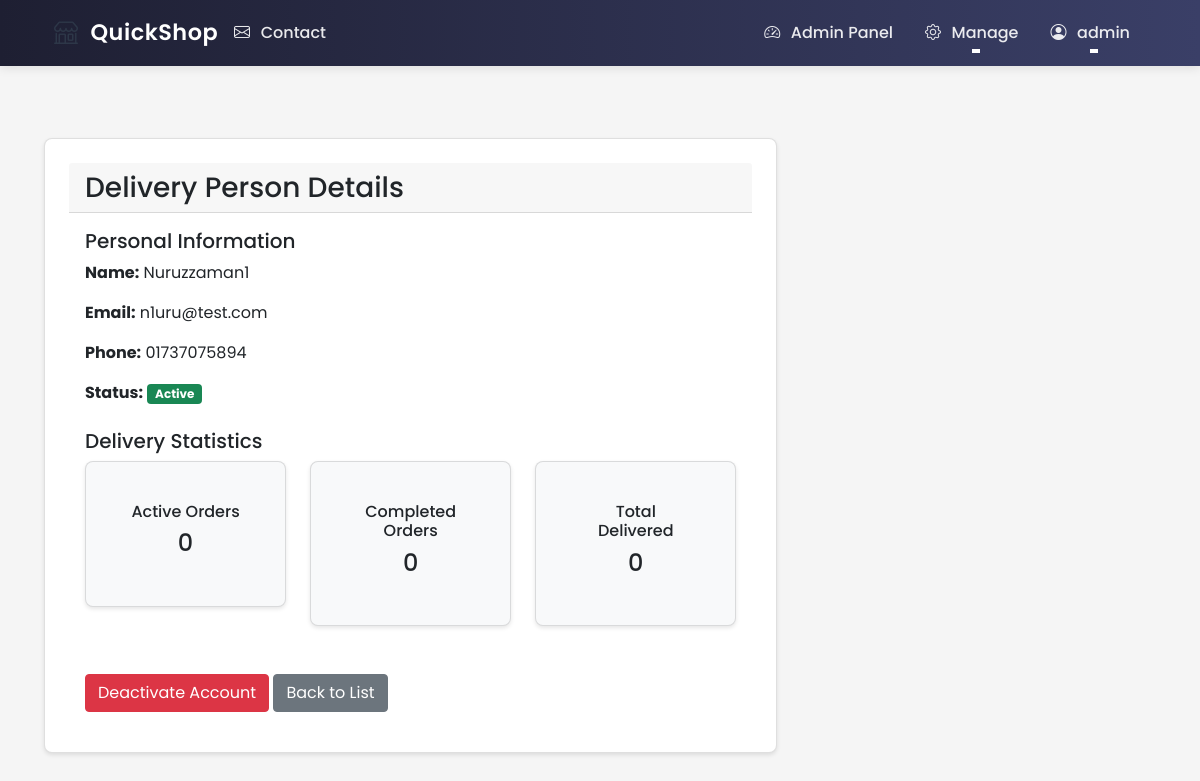
Before: /admin/delivery/4/details (signed in) with the older database file.
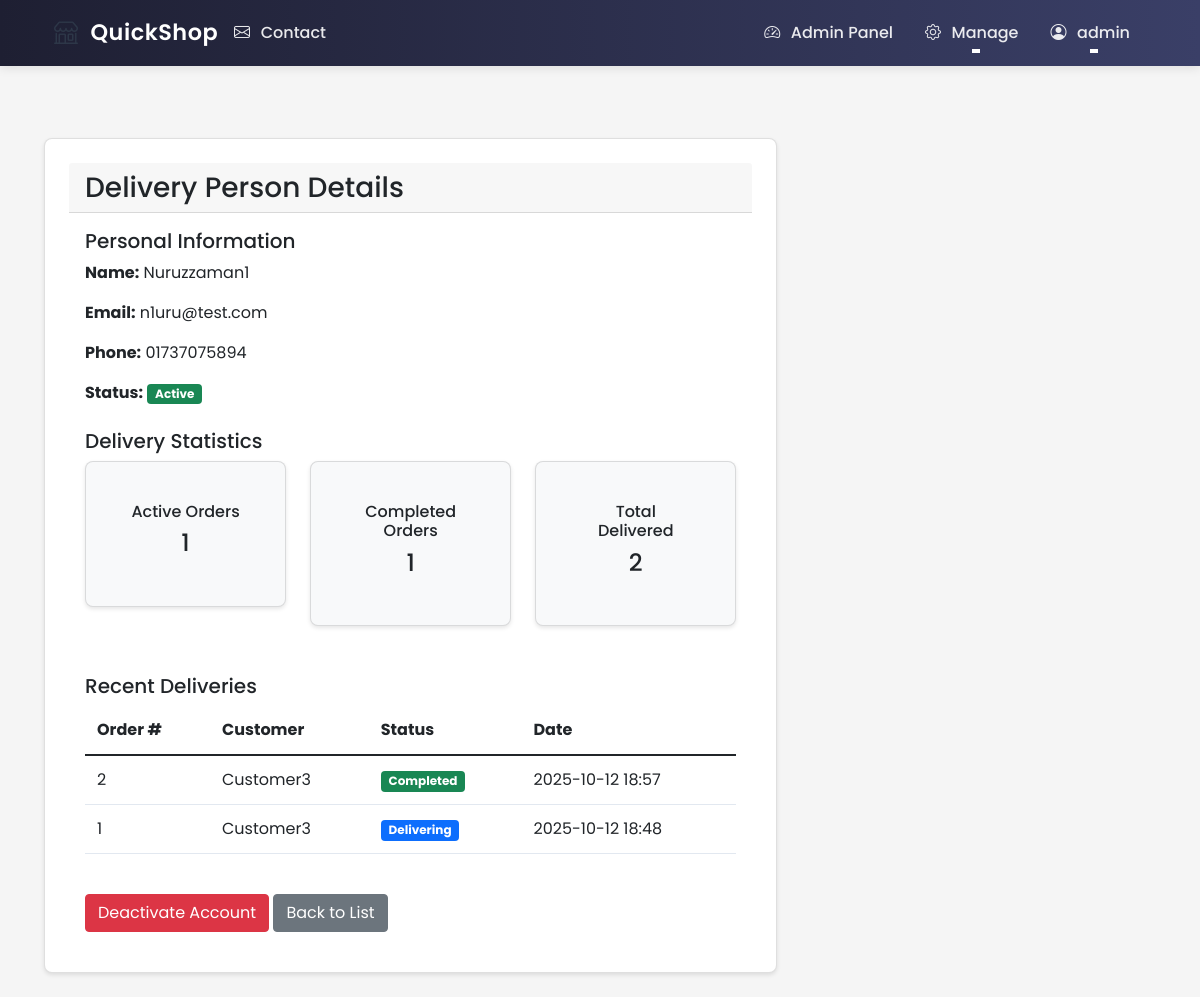
After: the same page with the newer database file.
### ecommerce/models/user.py (models this page shows, shortened)
class User(UserMixin, db.Model):
    id = db.Column(db.Integer, primary_key=True)
    username = db.Column(db.String(80), unique=True, nullable=False)
    email = db.Column(db.String(120), unique=True, nullable=False)
    password_hash = db.Column(db.String(128))
    role = db.Column(db.String(20), nullable=False, default='user')  # user, shop_owner, delivery, admin
    phone = db.Column(db.String(20))  # Added phone number field
    location_lat = db.Column(db.Float)
    location_lng = db.Column(db.Float)
    address = db.Column(db.String(200))
    created_at = db.Column(db.DateTime, default=datetime.utcnow)
    updated_at = db.Column(db.DateTime, default=datetime.utcnow, onupdate=datetime.utcnow)
    is_active = db.Column(db.Boolean, default=True)
    email_notifications = db.Column(db.Boolean, default=True)
    orders = db.relationship('Order', lazy=True, foreign_keys='Order.customer_id')
    shop = db.relationship('Shop', backref='owner', lazy=True, uselist=False)
    deliveries = db.relationship('Order', backref='assigned_delivery_person', lazy=True,
                               foreign_keys='Order.delivery_person_id')
    @property
    def is_admin(self):
        return self.role == 'admin'

### ecommerce/models/order.py (models this page shows, shortened)
class Order(db.Model):
    id = db.Column(db.Integer, primary_key=True)
    customer_id = db.Column(db.Integer, db.ForeignKey('user.id'), nullable=False)
    shop_id = db.Column(db.Integer, db.ForeignKey('shop.id'), nullable=False)
    delivery_person_id = db.Column(db.Integer, db.ForeignKey('user.id'))
    status = db.Column(db.String(20), nullable=False, default='pending')
    confirmed = db.Column(db.Boolean, default=False)  # New column to track confirmation
    total_amount = db.Column(db.Float, nullable=False, default=0.0)
    delivery_fee = db.Column(db.Float, nullable=False, default=5.0)  # Default delivery fee
    delivery_address = db.Column(db.String(200), nullable=True)  # Made nullable
    delivery_lat = db.Column(db.Float, nullable=True)  # Made nullable for consistency
    delivery_lng = db.Column(db.Float, nullable=True)  # Made nullable for consistency
    created_at = db.Column(db.DateTime, default=datetime.utcnow)
    updated_at = db.Column(db.DateTime, default=datetime.utcnow, onupdate=datetime.utcnow)
    estimated_delivery_time = db.Column(db.DateTime)
    special_instructions = db.Column(db.Text)
    payment_method = db.Column(db.String(20), nullable=False, default='cod')  # cod, bkash, nagad, card
    payment_status = db.Column(db.String(20), nullable=False, default='pending')  # pending, paid, failed
    payment_details = db.Column(db.JSON)  # Store payment method specific details
    payment_transaction_id = db.Column(db.String(100))  # For online payments
    items = db.relationship('OrderItem', backref='order', lazy=True, cascade='all, delete-orphan')
    customer = db.relationship('User', foreign_keys=[customer_id])
    delivery_person = db.relationship('User', foreign_keys=[delivery_person_id], backref='delivery_orders')
    shop = db.relationship('Shop', foreign_keys=[shop_id], backref='orders')

### ecommerce/routes/admin.py (the view)
@admin_bp.route('/delivery/<int:user_id>/details')
@login_required
@admin_required
def delivery_details(user_id):
    delivery_person = User.query.filter_by(id=user_id, role='delivery').first_or_404()
    order_status_colors = {
        'pending': 'warning',
        'confirmed': 'info',
        'delivering': 'primary',
        'completed': 'success',
        'cancelled': 'danger'
    }
    return render_template('admin/delivery_details.html',
                         delivery_person=delivery_person,
                         order_status_colors=order_status_colors)

### ecommerce/routes/admin.py (called while the page is built)
def admin_required(f):
    @wraps(f)
    def decorated_function(*args, **kwargs):
        if not current_user.is_authenticated or not current_user.is_admin:
            flash('Access denied. Admin privileges required.', 'error')
            return redirect(url_for('main.index'))
        return f(*args, **kwargs)
    return decorated_function

### ecommerce/templates/admin/delivery_details.html (shortened to what this page needs)
{% extends "base.html" %}
{% block content %}
<div class="container mt-4">
    <div class="row">
        <div class="col-md-8">
            <div class="card">
                <div class="card-header">
                    <h3 class="mb-0">Delivery Person Details</h3>
                </div>
                <div class="card-body">
                    <div class="mb-4">
                        <h5>Personal Information</h5>
                        <p><strong>Name:</strong> {{ delivery_person.username }}</p>
                        <p><strong>Email:</strong> {{ delivery_person.email }}</p>
                        <p><strong>Phone:</strong> {{ delivery_person.phone or 'Not provided' }}</p>
                        <p><strong>Status:</strong>
                            <span class="badge bg-{{ 'success' if delivery_person.is_active else 'danger' }}">
                                {{ 'Active' if delivery_person.is_active else 'Inactive' }}
                            </span>
                        </p>
                    </div>
                    <div class="mb-4">
                        <h5>Delivery Statistics</h5>
                        <div class="row">
                            <div class="col-md-4">
                                <div class="card bg-light">
                                    <div class="card-body text-center">
                                        <h6>Active Orders</h6>
                                        <p class="h4">{{ delivery_person.delivery_orders|selectattr('status', 'in', ['confirmed', 'delivering'])|list|length }}</p>
                                    </div>
                                </div>
                            </div>
                            <div class="col-md-4">
                                <div class="card bg-light">
                                    <div class="card-body text-center">
                                        <h6>Completed Orders</h6>
                                        <p class="h4">{{ delivery_person.delivery_orders|selectattr('status', 'eq', 'completed')|list|length }}</p>
                                    </div>
                                </div>
                            </div>
                            <div class="col-md-4">
                                <div class="card bg-light">
                                    <div class="card-body text-center">
                                        <h6>Total Delivered</h6>
                                        <p class="h4">{{ delivery_person.delivery_orders|length }}</p>
                                    </div>
                                </div>
                            </div>
                        </div>
                    </div>
                    {% if delivery_person.delivery_orders %}
                    <div class="mb-4">
                        <h5>Recent Deliveries</h5>
                        <div class="table-responsive">
                            <table class="table">
                                <thead>
                                    <tr>
                                        <th>Order #</th>
                                        <th>Customer</th>
                                        <th>Status</th>
                                        <th>Date</th>
                                    </tr>
                                </thead>
                                <tbody>
                                    {% set recent_orders = delivery_person.delivery_orders|sort(attribute='created_at', reverse=true) %}
                                    {% for order in recent_orders[:5] %}
                                    <tr>
                                        <td>{{ order.id }}</td>
                                        <td>{{ order.customer.username }}</td>
                                        <td>
                                            <span class="badge bg-{{ order_status_colors[order.status] }}">
                                                {{ order.status|title }}
                                            </span>
                                        </td>
                                        <td>{{ order.created_at.strftime('%Y-%m-%d %H:%M') }}</td>
                                    </tr>
                                    {% endfor %}
                                </tbody>
                            </table>
                        </div>
                    </div>
                    {% endif %}
                    <div class="mt-4">
                        <button type="button" class="btn btn-{{ 'danger' if delivery_person.is_active else 'success' }} toggle-status"
                                data-user-id="{{ delivery_person.id }}">
                            {{ 'Deactivate' if delivery_person.is_active else 'Activate' }} Account
                        </button>
                        <a href="{{ url_for('admin.manage_delivery') }}" class="btn btn-secondary">Back to List</a>
                    </div>
                </div>
            </div>
        </div>
    </div>
</div>
{% endblock %}

### ecommerce/templates/base.html (shortened to what this page needs)
<!DOCTYPE html>
<html lang="en">
<head>
    <link href="https://cdn.jsdelivr.net/npm/bootstrap@5.1.3/dist/css/bootstrap.min.css" rel="stylesheet">
    <link rel="stylesheet" href="https://cdn.jsdelivr.net/npm/bootstrap-icons@1.7.2/font/bootstrap-icons.css">
    <link rel="stylesheet" href="{{ url_for('static', filename='css/style.css') }}">
</head>
<body class="d-flex flex-column min-vh-100">
    <nav class="navbar navbar-expand-lg navbar-light">
        <div class="container">
            <a class="logo" href="{{ url_for('main.index') }}">
                <span class="logo-icon">
                    <i class="bi bi-shop"></i>
                </span>
                <span class="logo">QuickShop</span>
            </a>
            <div class="collapse navbar-collapse" id="navbarNav">
                <ul class="navbar-nav me-auto">
                    <li class="nav-item">
                        <a class="nav-link" href="{{ url_for('main.contact_page') }}">
                            <i class="bi bi-envelope"></i> Contact
                        </a>
                    </li>
                </ul>
                <ul class="navbar-nav ms-auto">
                    {% if current_user.is_authenticated %}
                        {% if current_user.role == 'admin' %}
                        <li class="nav-item">
                            <a class="nav-link" href="{{ url_for('admin.dashboard') }}">
                                <i class="bi bi-speedometer2"></i> Admin Panel
                            </a>
                        </li>
                        <li class="nav-item dropdown">
                            <a class="nav-link dropdown-toggle" href="#" role="button" data-bs-toggle="dropdown">
                                <i class="bi bi-gear"></i> Manage
                            </a>
                        </li>
                        {% endif %}
                        <li class="nav-item dropdown">
                            <a class="nav-link dropdown-toggle" href="#" role="button" data-bs-toggle="dropdown">
                                <i class="bi bi-person-circle"></i> {{ current_user.username }}
                            </a>
                        </li>
                    {% endif %}
                </ul>
            </div>
        </div>
    </nav>
    <div class="flash-messages-container">
    </div>
    <main class="flex-shrink-0">
        {% block content %}{% endblock %}
    </main>
</body>
</html>

### ecommerce/static/css/style.css (style rules this page uses)
* { margin: 0; padding: 0; box-sizing: border-box; }
html { height: 100%; }
body { font-family: 'Poppins', sans-serif; background-color: #f5f5f5; min-height: 100vh; display: flex; flex-direction: column; margin: 0; padding: 0; }
.logo { display: flex; align-items: center; gap: 0.75rem; text-decoration: none; }
.logo-icon { display: inline-flex; align-items: center; justify-content: center; font-size: 1.5rem; color: #2D3748; }
main { flex: 1 0 auto; padding: 2rem 2rem 0 2rem; width: 100%; max-width: 1200px; margin: 0 auto; }
.navbar { background: linear-gradient(to right, #1e1f32, #3a3f67); padding: 0.8rem 0; box-shadow: 0 2px 10px rgba(0, 0, 0, 0.1); position: sticky; top: 0; z-index: 1000; }
.navbar .container { padding: 0 1.5rem; }
.navbar-brand, .logo { color: #ffffff !important; font-size: 1.4rem; font-weight: 600; letter-spacing: 0.5px; padding: 0; }
.navbar .nav-link { color: rgba(255, 255, 255, 0.9) !important; font-weight: 500; padding: 0.5rem 1rem !important; transition: all 0.3s ease; position: relative; }
.navbar .nav-link::after { content: ''; position: absolute; bottom: 0; left: 50%; width: 0; height: 2px; background: #ffffff; transition: all 0.3s ease; transform: translateX(-50%); }
.navbar .nav-item .nav-link i { margin-right: 0.4rem; }
.table-responsive { overflow-x: auto; }
.table { width: 100%; border-collapse: collapse; }
.table th, .table td { padding: 0.75rem; border-bottom: 1px solid #e2e8f0; }
.card { background: white; border-radius: 8px; box-shadow: 0 2px 4px rgba(0,0,0,0.1); padding: 1.5rem; margin-bottom: 1.5rem; }

Changed rows visible on the page:
now on this page (row edited): Order: id "2", customer.username "Customer3", status "Completed", created_at "2025-10-12 18:57"
now on this page (row edited): Order: id "1", customer.username "Customer3", status "Delivering", created_at "2025-10-12 18:48"
Other visible differences:
{{ delivery_person.delivery_orders|length }}: "0" → "2"
text no longer shown: "0 0"
text now shown: "1 1 Recent Deliveries Order # Customer Status Date"
